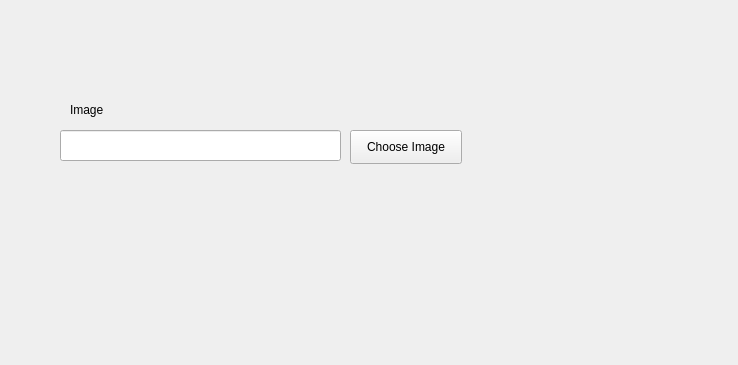
<?xml version="1.0" encoding="UTF-8"?>
<ui version="4.0">
 <class>TexturedPlaneLayerWidget</class>
 <widget class="QWidget" name="TexturedPlaneLayerWidget">
  <property name="geometry">
   <rect>
    <x>0</x>
    <y>0</y>
    <width>738</width>
    <height>365</height>
   </rect>
  </property>
  <property name="windowTitle">
   <string>Form</string>
  </property>
  <widget class="QLineEdit" name="lineEdit">
   <property name="geometry">
    <rect>
     <x>60</x>
     <y>130</y>
     <width>281</width>
     <height>31</height>
    </rect>
   </property>
   <property name="readOnly">
    <bool>true</bool>
   </property>
  </widget>
  <widget class="QPushButton" name="pushButton">
   <property name="geometry">
    <rect>
     <x>350</x>
     <y>130</y>
     <width>112</width>
     <height>34</height>
    </rect>
   </property>
   <property name="text">
    <string>Choose Image</string>
   </property>
  </widget>
  <widget class="QLabel" name="label">
   <property name="geometry">
    <rect>
     <x>70</x>
     <y>100</y>
     <width>68</width>
     <height>19</height>
    </rect>
   </property>
   <property name="text">
    <string>Image</string>
   </property>
  </widget>
 </widget>
 <resources/>
 <connections/>
</ui>
